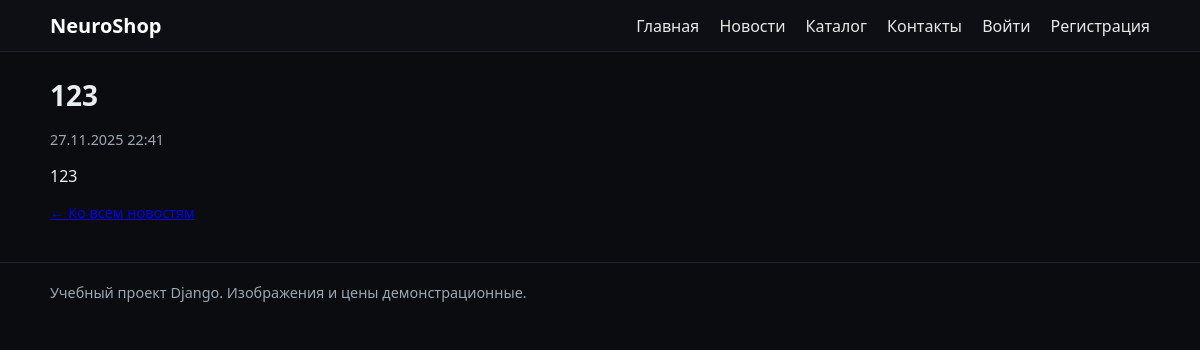
Page /news/123/ on the committed database.
### store/models.py (models this page shows, shortened)
class News(models.Model):
    title = models.CharField("Заголовок", max_length=200)
    slug = models.SlugField("Слаг", unique=True)
    body = models.TextField("Текст новости")
    created_at = models.DateTimeField("Дата публикации", auto_now_add=True)
    is_published = models.BooleanField("Опубликовано", default=True)
    class Meta:
        ordering = ["-created_at"]
        verbose_name = "Новость"
        verbose_name_plural = "Новости"

### store/views.py (the view)
# urls.py: path("news/<slug:slug>/", views.news_detail, name="news_detail"),
def news_detail(request, slug: str):
    news_item = get_object_or_404(News, slug=slug, is_published=True)
    return render(request, "store/news_detail.html", {"news": news_item})

### store/cart.py (called while the page is built)
    def total_qty(self):
        if not self.cart_obj:
            return 0
        return sum(item.qty for item in self.cart_obj.items.all())

    def total_price(self):
        if not self.cart_obj:
            return Decimal("0.00")
        return sum(item.subtotal for item in self.cart_obj.items.all())

### store/context_processors.py (called while the page is built)
def cart_summary(request):
    cart = Cart(request)
    return {
        "cart_total_qty": cart.total_qty(),
        "cart_total_price": cart.total_price(),
    }

### templates/store/news_detail.html (shortened to what this page needs)
{% extends "base.html" %}
{% block content %}
<h1>{{ news.title }}</h1>
<div class="small muted">{{ news.created_at|date:"d.m.Y H:i" }}</div>
<p style="margin-top:16px;white-space:pre-line;">{{ news.body }}</p>
<p class="small" style="margin-top:16px;">
  <a href="{% url 'store:news_list' %}">← Ко всем новостям</a>
</p>
{% endblock %}

### static/store/styles.css (style rules this page uses)
:root { --bg:#0b0c10; --card:#151820; --text:#e8eef2; --mute:#9aa7b2; --acc:#4aa3ff; --danger:#e83d3d; }
* { box-sizing: border-box; }
body { margin:0; font-family:system-ui,Segoe UI,Roboto,Arial; background:var(--bg); color:var(--text); }
.small { font-size:.9rem; }
h1 { margin:24px 0 16px; font-size:28px; }
.muted { color:var(--mute); }

### rows in the picture
News: title "123", created_at "27.11.2025 22:41", body "123"
